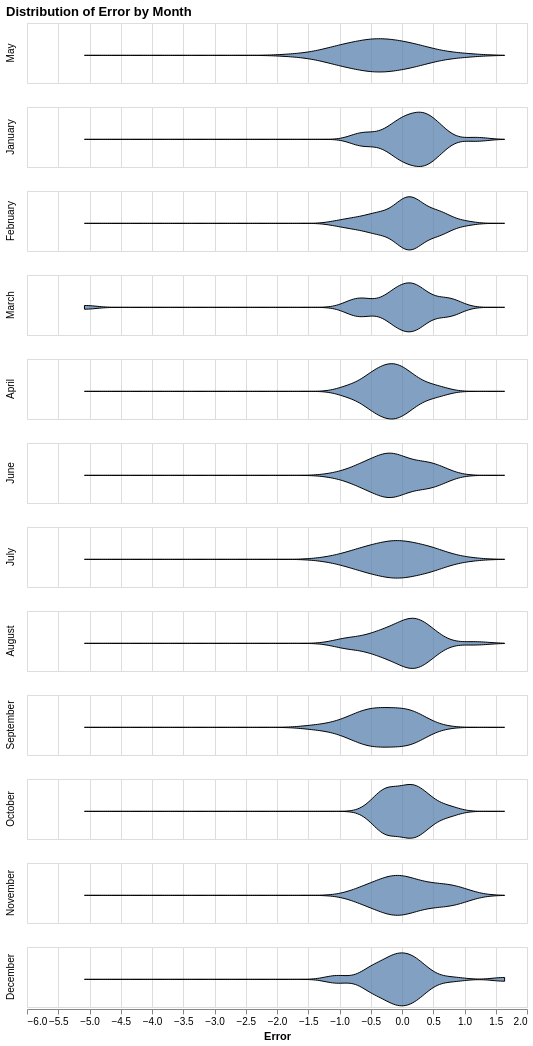

Notebook source saved alongside this figure:
### Code cell
month_order = [
    'Jan','Feb','Mar','Apr','May','Jun',
    'Jul','Aug','Sep','Oct','Nov','Dec'
]

base = alt.Chart(
    daily_agg.reset_index()[['datetime','error','month']]
).transform_density(
    'error',
    groupby=['month'],
    as_=['error', 'density']
)

ridge = base.mark_area(
    interpolate='monotone',
    fillOpacity=0.7,
    stroke='black'
).encode(
    x=alt.X('error:Q', title='Error'),
    y=alt.Y(
        'density:Q',
        stack='center',
        axis=None
    ),
    row=alt.Row(
        'month:N',
        sort=month_order,
        title=None
    )
).properties(
    width=500,
    height=60,
    title='Distribution of Error by Month'
)

zero = alt.Chart(pd.DataFrame({'x':[0]})).mark_rule(
    color='red'
).encode(x='x:Q')

ridge + zero

### Figure 1 — Vega-Lite specification as saved in the notebook (floating-point values rounded to 4 significant figures; data arrays with more than 128 entries replaced by an {"elided": "..."} marker saying what was removed)
{"config": {"view": {"continuousWidth": 300, "continuousHeight": 300}}, "data": {"name": "data-347657390d271aabc833eb22bd78cf65"}, "mark": {"type": "area", "fillOpacity": 0.7, "interpolate": "monotone", "stroke": "black"}, "encoding": {"row": {"field": "month", "sort": ["Jan", "Feb", "Mar", "Apr", "May", "Jun", "Jul", "Aug", "Sep", "Oct", "Nov", "Dec"], "title": null, "type": "nominal"}, "x": {"field": "error", "title": "Error", "type": "quantitative"}, "y": {"axis": null, "field": "density", "stack": "center", "type": "quantitative"}}, "height": 60, "title": "Distribution of Error by Month", "transform": [{"density": "error", "groupby": ["month"], "as": ["error", "density"]}], "width": 500, "$schema": "https://vega.github.io/schema/vega-lite/v6.1.0.json", "datasets": {"data-347657390d271aabc833eb22bd78cf65": {"elided": "366 records"}}}
